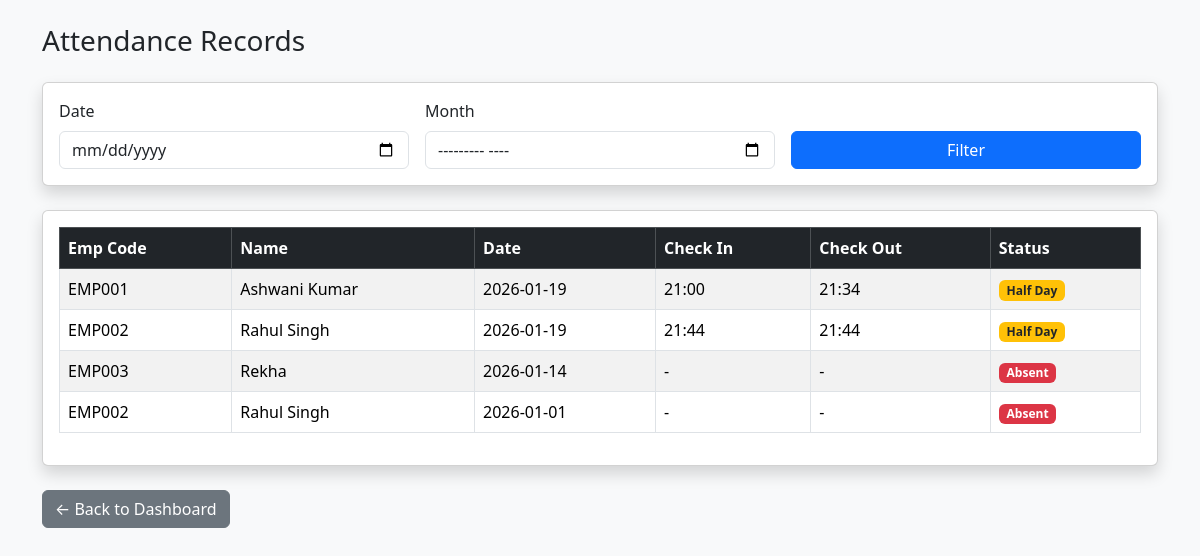
Screenshot of /attendance (signed in) with the database file from the repository.
### tables this page shows
CREATE TABLE attendance (
        id INTEGER PRIMARY KEY AUTOINCREMENT,
        emp_id INTEGER,
        date TEXT,
        check_in TEXT,
        check_out TEXT,
        status TEXT
    );

CREATE TABLE employees (
        id INTEGER PRIMARY KEY AUTOINCREMENT,
        emp_code TEXT UNIQUE,
        name TEXT,
        department TEXT
    );

### app.py (the view)
@app.route("/attendance")
def view_attendance():
    if "role" not in session:
        return redirect("/")
    role = session["role"]
    emp_id = session.get("emp_id")
    date = request.args.get("date")
    month = request.args.get("month")
    conn = get_db()
    cur = conn.cursor()
    base_query = """
        SELECT e.emp_code, e.name, a.date, a.check_in, a.check_out, a.status
        FROM attendance a
        JOIN employees e ON a.emp_id = e.id
    """
    conditions = []
    params = []
    if role == "Employee":
        conditions.append("a.emp_id = ?")
        params.append(emp_id)
    if date:
        conditions.append("a.date = ?")
        params.append(date)
    if month:
        conditions.append("strftime('%Y-%m', a.date) = ?")
        params.append(month)
    if conditions:
        base_query += " WHERE " + " AND ".join(conditions)
    base_query += " ORDER BY a.date DESC"
    cur.execute(base_query, params)
    records = cur.fetchall()
    conn.close()
    return render_template("attendance.html", records=records)

### db.py (called while the page is built)
def get_db():
    return sqlite3.connect("attendance.db")

### templates/attendance.html (shortened to what this page needs)
<!DOCTYPE html>
<html lang="en">
<head>
    <link href="https://cdn.jsdelivr.net/npm/bootstrap@5.3.2/dist/css/bootstrap.min.css" rel="stylesheet">
</head>
<body class="bg-light">
<div class="container mt-4">
    <h3 class="mb-4">Attendance Records</h3>
    <div class="card shadow mb-4">
        <div class="card-body">
            <form method="GET" class="row g-3">
                <div class="col-md-4">
                    <label class="form-label">Date</label>
                    <input type="date" name="date" class="form-control">
                </div>
                <div class="col-md-4">
                    <label class="form-label">Month</label>
                    <input type="month" name="month" class="form-control">
                </div>
                <div class="col-md-4 d-flex align-items-end">
                    <button type="submit" class="btn btn-primary w-100">
                        Filter
                    </button>
                </div>
            </form>
        </div>
    </div>
    <div class="card shadow">
        <div class="card-body">
            <div class="table-responsive">
                <table class="table table-bordered table-striped align-middle">
                    <thead class="table-dark">
                        <tr>
                            <th>Emp Code</th>
                            <th>Name</th>
                            <th>Date</th>
                            <th>Check In</th>
                            <th>Check Out</th>
                            <th>Status</th>
                        </tr>
                    </thead>
                    <tbody>
                        {% for r in records %}
                        <tr>
                            <td>{{ r[0] }}</td>
                            <td>{{ r[1] }}</td>
                            <td>{{ r[2] }}</td>
                            <td>{{ r[3] or '-' }}</td>
                            <td>{{ r[4] or '-' }}</td>
                            <td>
                                <span class="badge
                                    {% if r[5] == 'Present' %}bg-success
                                    {% elif r[5] == 'Absent' %}bg-danger
                                    {% else %}bg-warning text-dark{% endif %}">
                                    {{ r[5] }}
                                </span>
                            </td>
                        </tr>
                        {% endfor %}
                    </tbody>
                </table>
            </div>
        </div>
    </div>
    <a href="/dashboard" class="btn btn-secondary mt-4">
        ← Back to Dashboard
    </a>
</div>
</body>
</html>

### rows the page displays
attendance: emp_code "EMP001", name "Ashwani Kumar", date "2026-01-19", check_in "21:00", check_out "21:34", status "Half Day"
attendance: emp_code "EMP002", name "Rahul Singh", date "2026-01-19", check_in "21:44", check_out "21:44", status "Half Day"
attendance: emp_code "EMP003", name "Rekha", date "2026-01-14", r "-", status "Absent"
attendance: emp_code "EMP002", name "Rahul Singh", date "2026-01-01", r "-", status "Absent"
